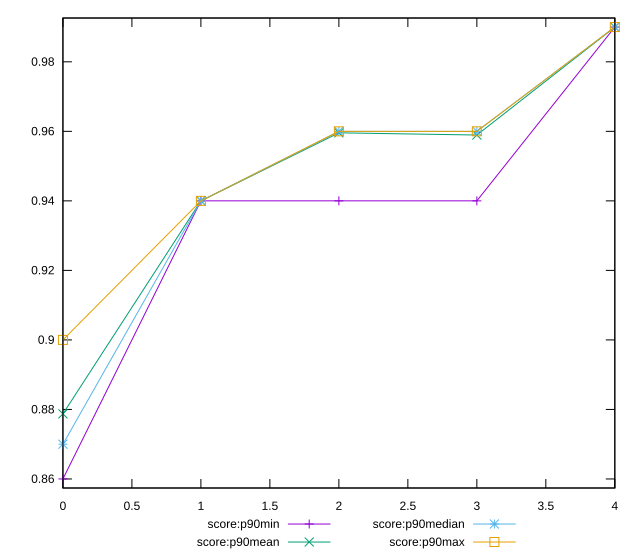

Generate this figure with gnuplot:
reset

$scoreP90Min <<EOF
0 0.86
1 0.94
2 0.94
3 0.94
4 0.99
EOF

$scoreP90Mean <<EOF
0 0.8787234042553196
1 0.9399999999999988
2 0.959574468085105
3 0.9589361702127648
4 0.9899999999999988
EOF

$scoreP90Median <<EOF
0 0.87
1 0.94
2 0.96
3 0.96
4 0.99
EOF

$scoreP90Max <<EOF
0 0.9
1 0.94
2 0.96
3 0.96
4 0.99
EOF

set key outside below
set xrange [0:4]
set yrange [0.8573999999999999:0.9926]
set trange [0.8573999999999999:0.9926]
set terminal svg size 640, 560 enhanced background rgb 'white'
set output "report_00023_2021-02-20T12:14:57.249Z/first-meaningful-paint/progression/score.svg"

plot $scoreP90Min title "score:p90min" with linespoints, \
     $scoreP90Mean title "score:p90mean" with linespoints, \
     $scoreP90Median title "score:p90median" with linespoints, \
     $scoreP90Max title "score:p90max" with linespoints

reset
